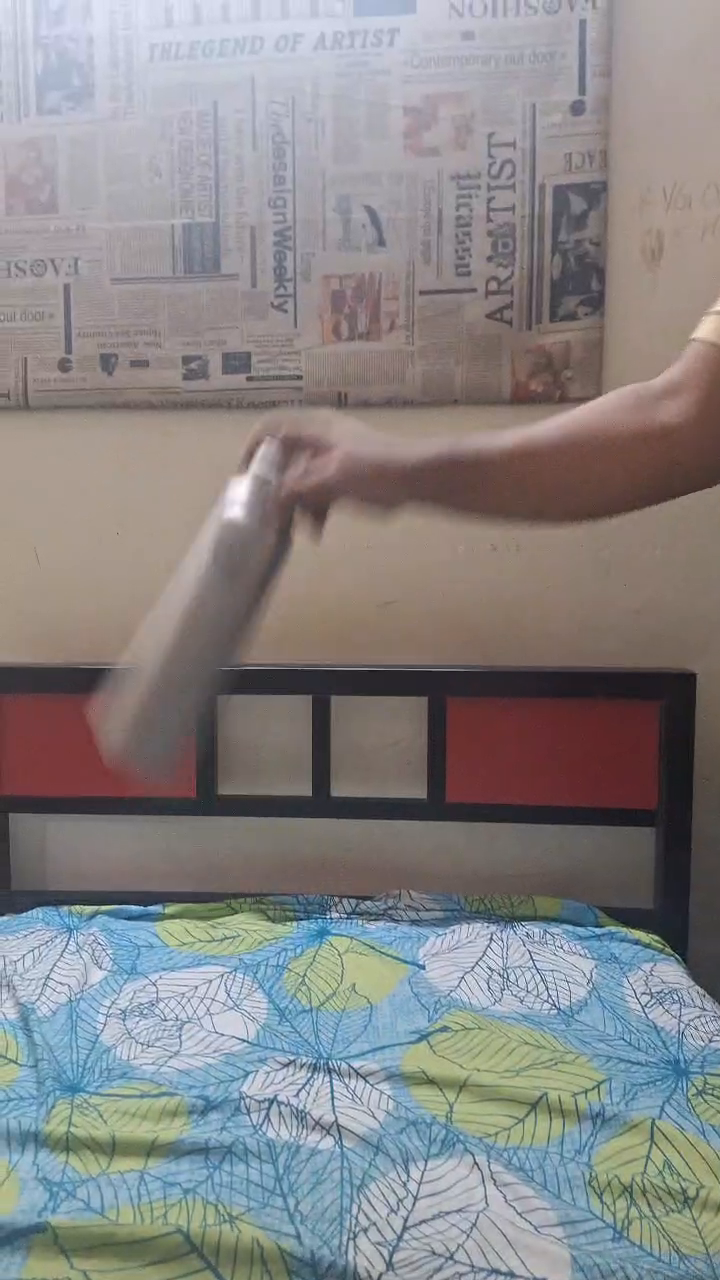
#> input picture frame 6 of bottle_flip.mp4, 720 x 1280 px, given in place of target1.mp4, which was not available
$ python target.py
#> lines starting #> are read from the running program, lines starting #| are printed output that depends on the picture; after the words box and inside, x2 and y2 are one past the last pixel; in counts of white or black regions, pixels touching at a corner belong together; pictures that were not available may be replaced by others from this repository, and a replacement may not be noted
import cv2
import numpy as np

ball = []
trajectory_cleared = False

# Path to your video file
video_path = "target1.mp4"  # Update path to the uploaded file

# Open the video file
cap = cv2.VideoCapture(video_path)

# Check if the video opened successfully
if not cap.isOpened():
    print("Error opening video file")
    exit()

# Get frame width and height for VideoWriter
frame_width = int(cap.get(cv2.CAP_PROP_FRAME_WIDTH))
frame_height = int(cap.get(cv2.CAP_PROP_FRAME_HEIGHT))

# Define the codec and create VideoWriter object
out = cv2.VideoWriter('output.avi', cv2.VideoWriter_fourcc('M', 'J', 'P', 'G'), 10, (frame_width, frame_height))

# Define the HSV color range for detecting red color (adjust if needed)
lower_hue = np.array([0, 100, 100])
upper_hue = np.array([10, 255, 255])

# Read and display frames from the video
while True:
    ret, frame = cap.read()
#> frame is the input picture: shape (1280, 720, 3); mean B, G, R 133.8, 133.2, 135.4

    # Check if there are still frames to read
    if not ret:
        break

    hsv = cv2.cvtColor(frame, cv2.COLOR_BGR2HSV)
#> hsv: shape (1280, 720, 3); mean H, S, V 70.1, 46.7, 148

    mask = cv2.inRange(hsv, lower_hue, upper_hue)
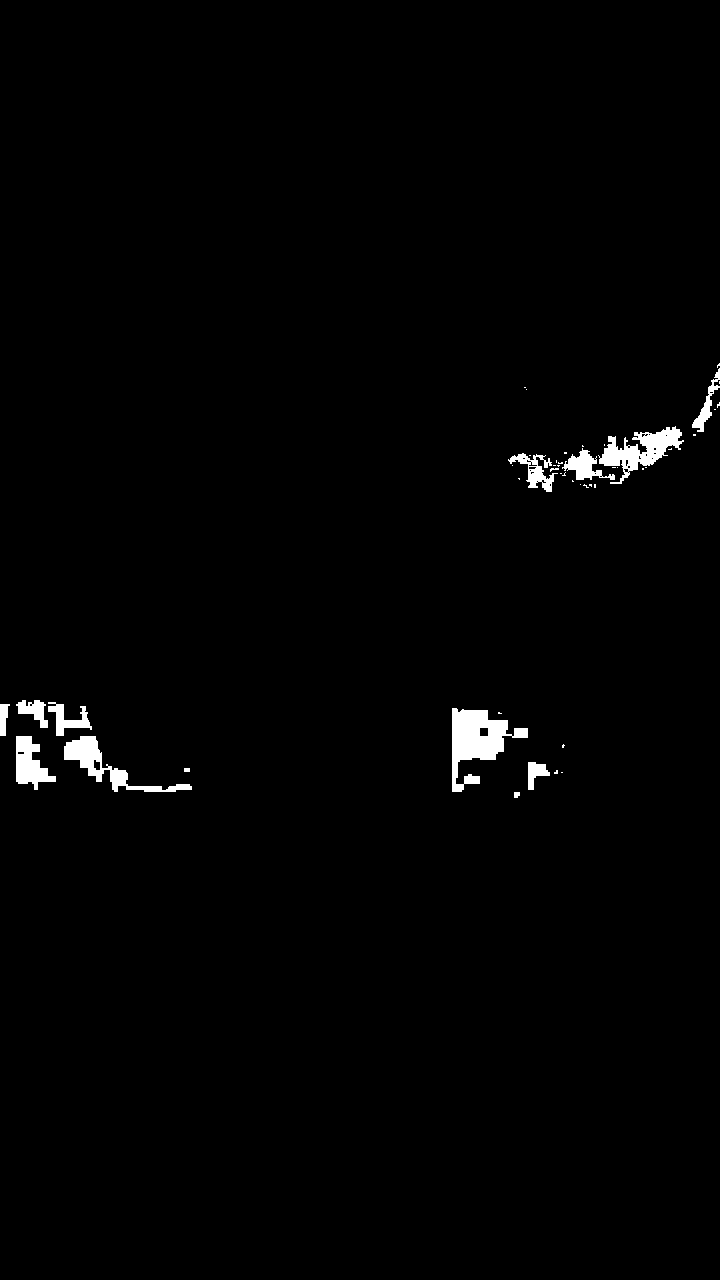
#> mask: shape (1280, 720); 1.2% white; 47 white regions (34 under 20 px)
    result = cv2.bitwise_or(frame, frame, mask=mask)

    # Find contours of shapes in the masked image
    contours, _ = cv2.findContours(mask, cv2.RETR_EXTERNAL, cv2.CHAIN_APPROX_SIMPLE)
#> contours = 47 contours, 35 with area under 20; largest, box (x1, y1, x2, y2) and area: (452, 708, 528, 792) 2742, (598, 426, 684, 484) 1787, (64, 736, 192, 792) 1560, (16, 736, 56, 790) 1094, (508, 453, 558, 492) 612

    if len(contours) > 0:
        c = max(contours, key=cv2.contourArea)
#> c = contour of 75 points, box (x1, y1, x2, y2) (452, 708, 528, 792), area 2742
        ((x, y), radius) = cv2.minEnclosingCircle(c)
#> x = 481.1; y = 749.5; radius = 50.69
        if radius > 15:  # Filter small contours to avoid noise
            try:
                cv2.circle(frame, (int(x), int(y)), 10, (0, 0, 255), -1)
#> frame: shape (1280, 720, 3); 0.03% of pixels changed, all inside (x1, y1, x2, y2) = (471, 739, 492, 760)
                ball.append((int(x), int(y)))
            except Exception as e:
                print(f"Error: {e}")
                pass

            if len(ball) > 1:
                for i in range(1, len(ball)):
                    cv2.line(frame, ball[i-1], ball[i], (0, 255, 0), 1)

            if len(ball) >= 360:
                    ball = ball[-360:]  # Keep only the last 360 points
                    trajectory_cleared = True

        if trajectory_cleared:
             ball = []
             trajectory_cleared = False

    out.write(frame)

    # Display the frame
    cv2.imshow("Frame", frame)

    # Check for user input to exit
    if cv2.waitKey(25) & 0xFF == ord('q'):
#> (key q is pressed here)
        break

# Release the video capture and writer objects
cap.release()
out.release()

# Close all windows
cv2.destroyAllWindows()

$ run again, starting later in the video
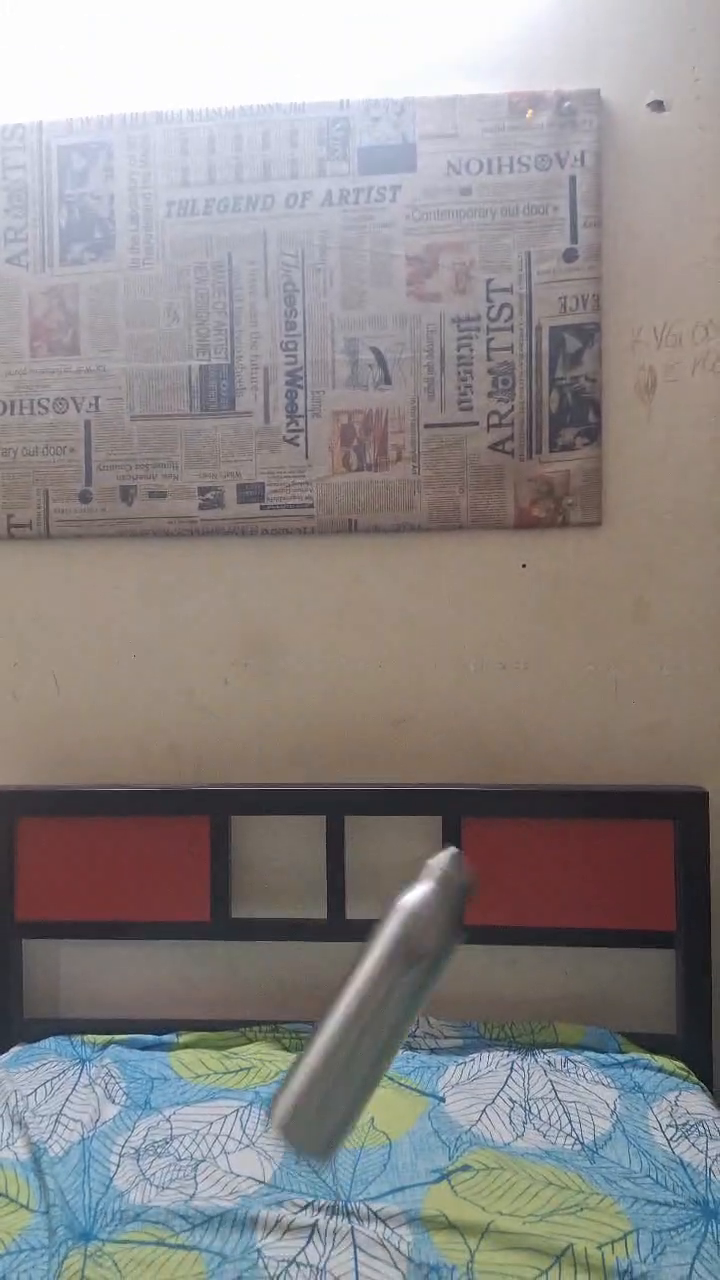
#> input picture frame 27 of bottle_flip.mp4, 720 x 1280 px, given in place of target1.mp4, which was not available
#> frame is the input picture: shape (1280, 720, 3); mean B, G, R 136.5, 136.7, 141.3
#> hsv: shape (1280, 720, 3); mean H, S, V 69, 42.8, 150.4
#> `mask = cv2.inRange(hsv, lower_hue, upper_hue)`:
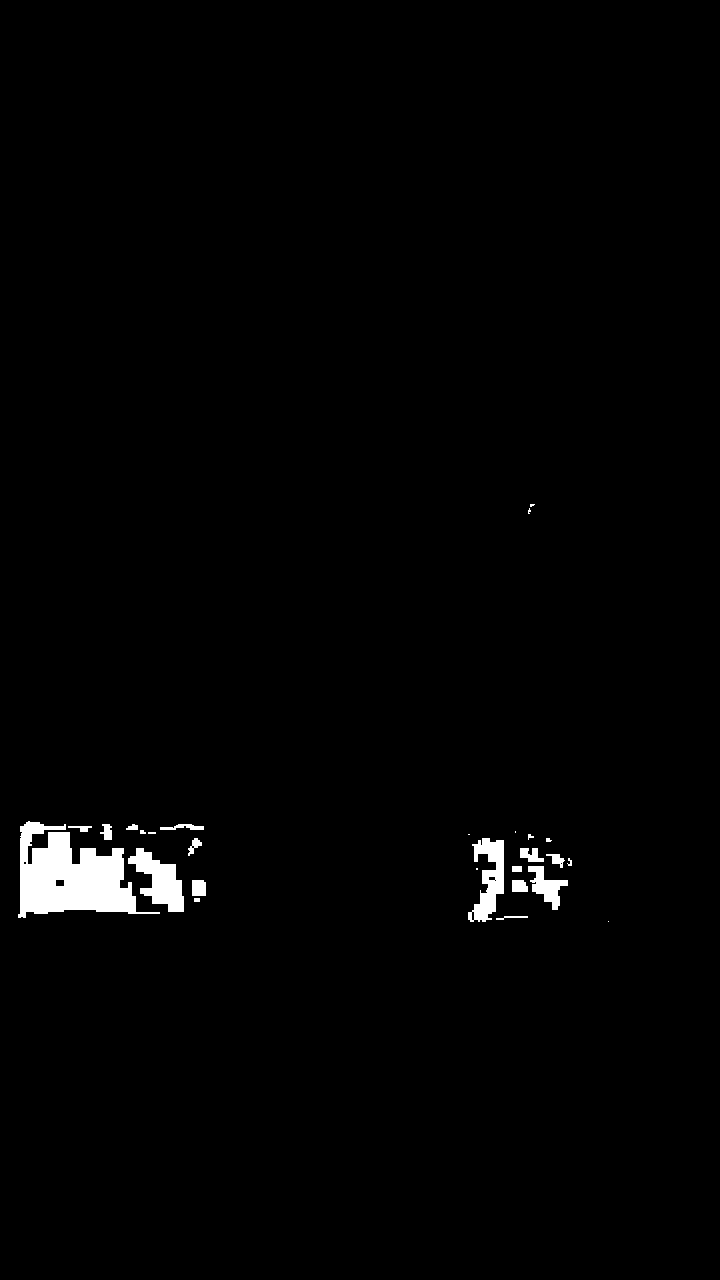
#> mask: shape (1280, 720); 1.4% white; 27 white regions (8 under 20 px)
#> contours = 27 contours, 12 with area under 20; largest, box (x1, y1, x2, y2) and area: (18, 821, 160, 918) 7164, (128, 848, 184, 912) 1672, (468, 838, 504, 922) 1492, (528, 866, 568, 910) 678, (192, 880, 206, 896) 192
#> c = contour of 116 points, box (x1, y1, x2, y2) (18, 821, 160, 918), area 7164
#> x = 87.31; y = 873; radius = 82.09
#> frame: shape (1280, 720, 3); 0.03% of pixels changed, all inside (x1, y1, x2, y2) = (77, 863, 98, 884)
